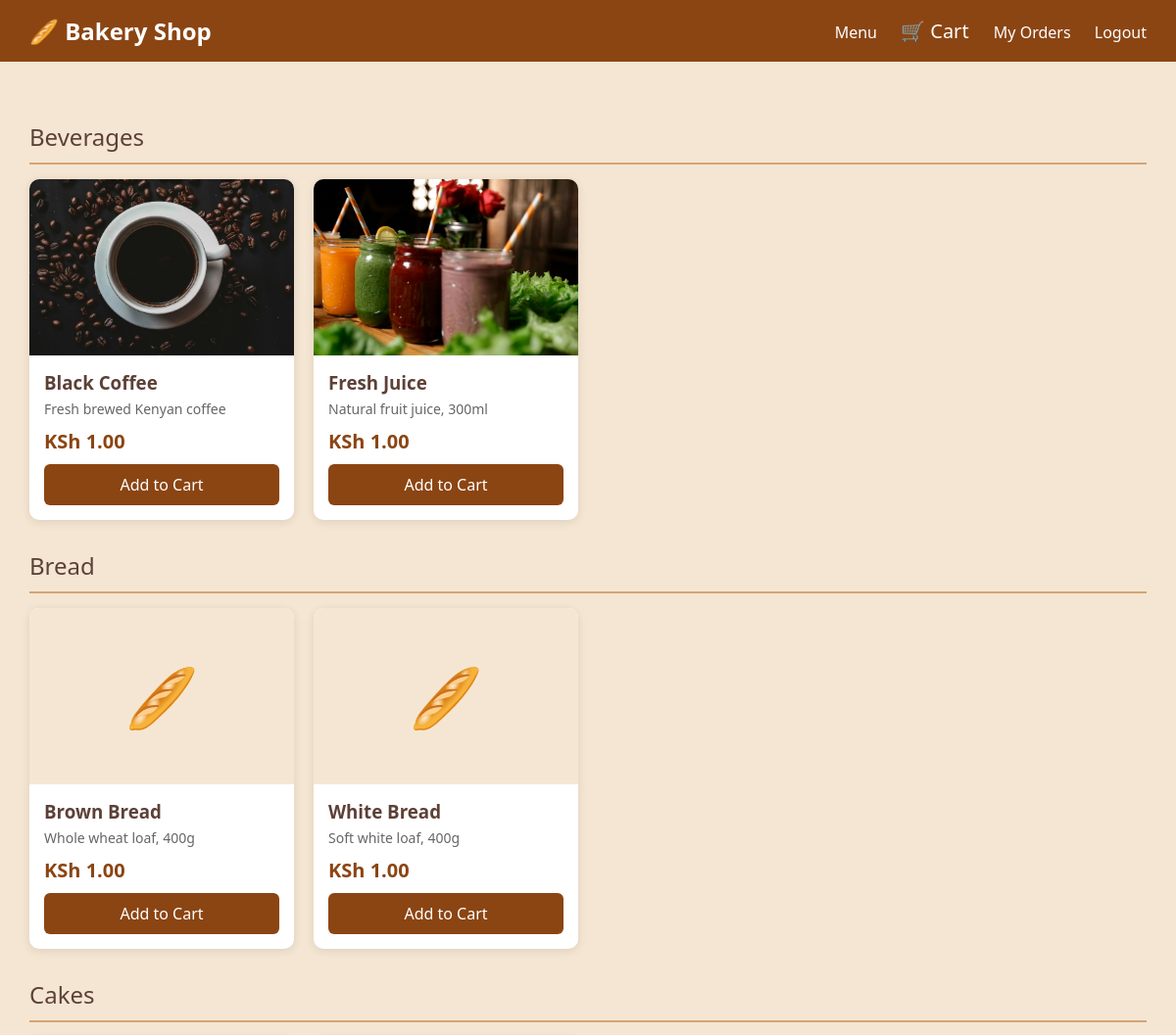
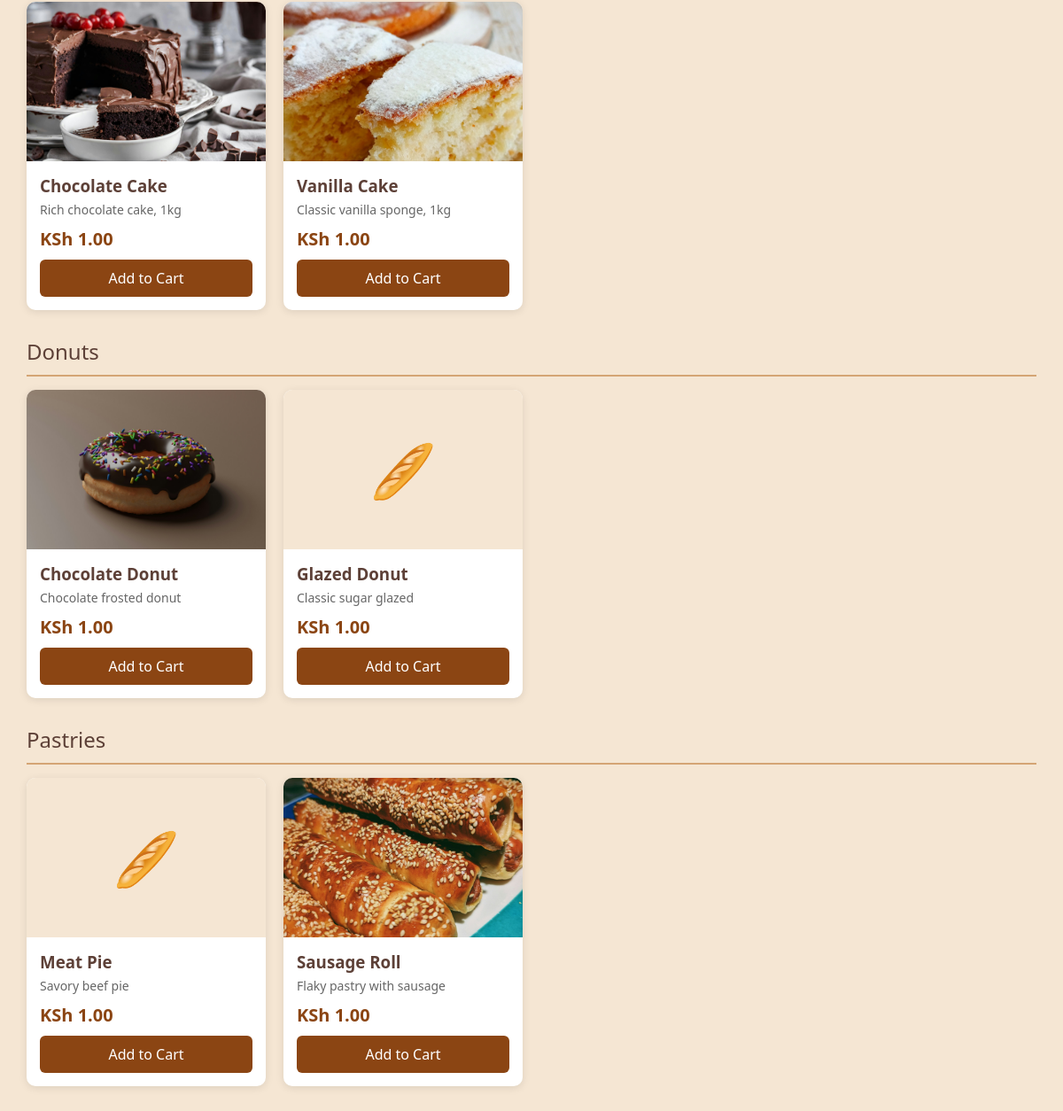
The app's page /customer/menu.php (signed in) with its own data (2 pictures, top to bottom).
### tables this page shows
CREATE TABLE `products` (
  `product_id` int(11) NOT NULL,
  `name` varchar(100) NOT NULL,
  `description` text DEFAULT NULL,
  `image` varchar(255) DEFAULT NULL,
  `price` decimal(10,2) NOT NULL,
  `category_id` int(11) NOT NULL,
  `image_path` varchar(255) DEFAULT 'images/products/default.jpg',
  `is_available` tinyint(4) DEFAULT 1,
  `created_at` timestamp NOT NULL DEFAULT current_timestamp()
);

CREATE TABLE `categories` (
  `category_id` int(11) NOT NULL,
  `name` varchar(50) NOT NULL,
  `description` text DEFAULT NULL,
  `created_at` timestamp NOT NULL DEFAULT current_timestamp()
);

### includes/functions.php (called while the page is built, shortened)
<?php
function is_logged_in() {
    return isset($_SESSION['user_id']);
}
function get_role() {
    return isset($_SESSION['role']) ? $_SESSION['role'] : '';
}
function format_money($amount) {
    return 'KSh ' . number_format($amount, 2);
}
?>

### customer/menu.php (the view, shortened to what this page needs)
<?php
include '../includes/functions.php';
include '../includes/db_connect.php';
$sql = "SELECT p.*, c.name as category_name FROM products p
        JOIN categories c ON p.category_id = c.category_id
        WHERE p.is_available = 1
        ORDER BY c.name, p.name";
$result = mysqli_query($conn, $sql);
?>
<!DOCTYPE html>
<html lang="en">
<head>
</head>
<body>
    <div class="navbar">
        <h1>🥖 Bakery Shop</h1>
        <div>
            <a href="menu.php">Menu</a>
            <?php if (is_logged_in() && get_role() == 'customer'): ?>
                <a href="cart.php" class="cart-icon">🛒 Cart <?php
                ?></a>
                <a href="order_history.php">My Orders</a>
                <a href="../logout.php">Logout</a>
            <?php else: ?>
                <a href="login.php">Login</a>
                <a href="register.php">Register</a>
            <?php endif; ?>
        </div>
    </div>
    <div class="container">
        <?php
        $current_category = '';
        while ($row = mysqli_fetch_assoc($result)):
            if ($current_category != $row['category_name']):
                if ($current_category != '') echo '</div>';
                $current_category = $row['category_name'];
                echo '<div class="category-title">' . $current_category . '</div>';
                echo '<div class="products-grid">';
            endif;
        ?>
            <div class="product-card">
                <div class="product-img">
                    <?php
                    $img_name = !empty($row['image']) ? basename($row['image']) : '';
                    $folder_url = '../assets/images/products/';
                    $folder_disk = __DIR__ . '/../assets/images/products/';
                    $exists = file_exists($folder_disk . $img_name);
                    ?>
                    <?php if (!empty($img_name) && $exists): ?>
                        <img src="<?php echo $folder_url . $img_name; ?>" alt="<?php echo $row['name']; ?>">
                    <?php else: ?>
                        <div class="emoji-fallback">🥖</div>
                    <?php endif; ?>
                </div>
                <div class="product-info">
                    <h3><?php echo $row['name']; ?></h3>
                    <p><?php echo $row['description']; ?></p>
                    <div class="price"><?php echo format_money($row['price']); ?></div>
                    <a href="?add=<?php echo $row['product_id']; ?>" class="btn-add">Add to Cart</a>
                </div>
            </div>
        <?php endwhile; ?>
        <?php if ($current_category != '') echo '</div>'; ?>
    </div>
</body>
</html>

### customer/menu.php (style rules this page uses)
* { margin: 0; padding: 0; box-sizing: border-box; }
body { font-family: 'Segoe UI'; background: #f5e6d3; min-height: 100vh; }
.navbar { background: #8B4513; color: white; padding: 15px 30px; display: flex; justify-content: space-between; align-items: center; }
.navbar h1 { font-size: 24px; }
.navbar a { color: white; text-decoration: none; margin-left: 20px; }
.navbar .cart-icon { font-size: 20px; position: relative; }
.container { max-width: 1200px; margin: 0 auto; padding: 30px; }
.category-title { color: #5D4037; font-size: 24px; margin: 30px 0 15px; border-bottom: 2px solid #d4a574; padding-bottom: 10px; }
.products-grid { display: grid; grid-template-columns: repeat(auto-fill, minmax(250px, 1fr)); gap: 20px; }
.product-card { background: white; border-radius: 10px; overflow: hidden; box-shadow: 0 2px 10px rgba(0,0,0,0.1); }
.product-img { height: 180px; background: #f5e6d3; overflow: hidden; }
.product-img img { width: 100%; height: 100%; object-fit: cover; display: block; }
.product-img .emoji-fallback { display: flex; align-items: center; justify-content: center; height: 100%; font-size: 60px; }
.product-info { padding: 15px; }
.product-info h3 { color: #5D4037; margin-bottom: 5px; }
.product-info p { color: #666; font-size: 14px; margin-bottom: 10px; }
.product-info .price { color: #8B4513; font-size: 20px; font-weight: bold; margin-bottom: 10px; }
.btn-add { width: 100%; padding: 10px; background: #8B4513; color: white; border: none; border-radius: 6px; cursor: pointer; font-size: 16px; text-align: center; display: inline-block; text-decoration: none; }

### records on screen
products: category.name "Beverages", image (picture), name "Black Coffee", description "Fresh brewed Kenyan coffee", price "KSh 1.00"
products: image (picture), name "Fresh Juice", description "Natural fruit juice, 300ml", price "KSh 1.00"
products: category.name "Bread", name "Brown Bread", description "Whole wheat loaf, 400g", price "KSh 1.00"
products: name "White Bread", description "Soft white loaf, 400g", price "KSh 1.00"
products: category.name "Cakes", image (picture), name "Chocolate Cake", description "Rich chocolate cake, 1kg", price "KSh 1.00"
products: image (picture), name "Vanilla Cake", description "Classic vanilla sponge, 1kg", price "KSh 1.00"
products: category.name "Donuts", image (picture), name "Chocolate Donut", description "Chocolate frosted donut", price "KSh 1.00"
products: name "Glazed Donut", description "Classic sugar glazed", price "KSh 1.00"
products: category.name "Pastries", name "Meat Pie", description "Savory beef pie", price "KSh 1.00"
products: image (picture), name "Sausage Roll", description "Flaky pastry with sausage", price "KSh 1.00"
